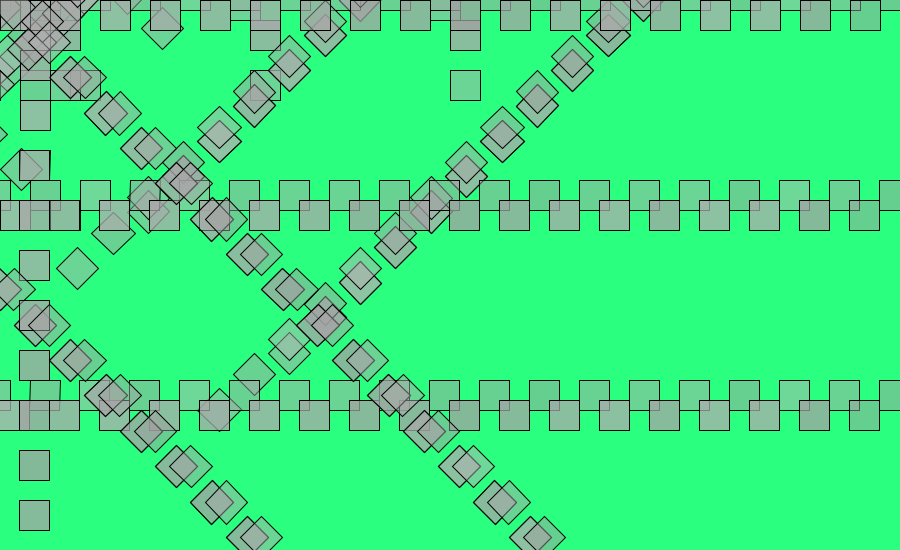
Frame 1 (no input)
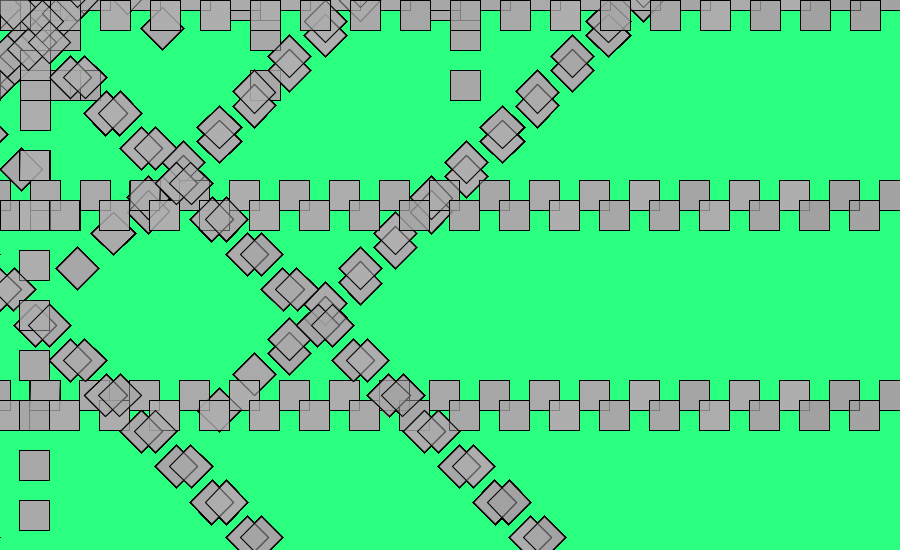
Frame 60 (the mouse pressed at the canvas centre just before this capture)
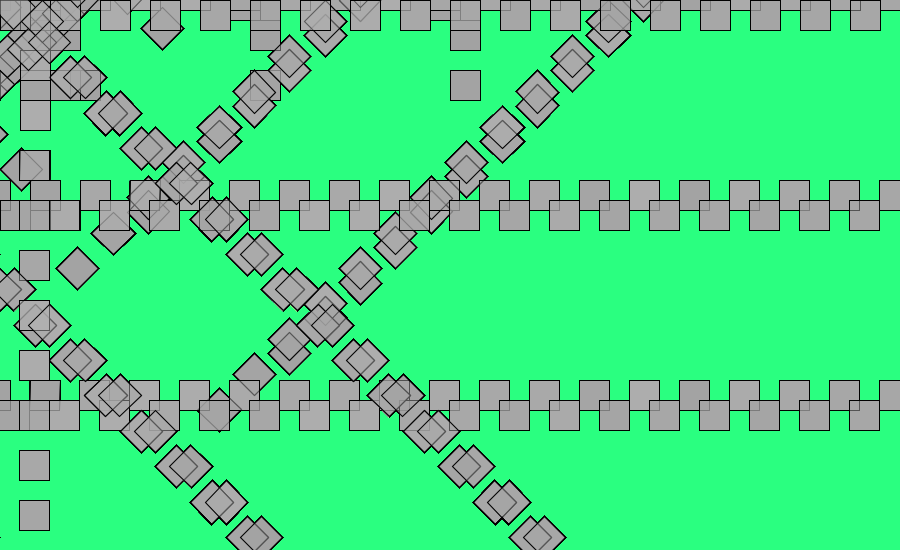
Frame 120 (the mouse held since frame 60 and released just before this capture)

The Processing sketch that drew these frames (run headless with seeded random() and noise(); from frame 60 on, the mouse is pressed at the canvas centre):

// Processing sketch: processing_163043
// ── processing_163043.pde

void setup(){
size(900,550);
rect(20,60,70,90);
background(42,0700,0200);
frameRate(8);
}

void draw(){{ 

for(int X = 0; X< 950; X = X+50){
  fill(random(160,180),0200);
 for( int Y = 0; Y < 600; Y = Y +50)
{ //fill(random(50,250),0,200);
 rect( X-20, Y-20, 30, 30);
 rotate(radians(45));
 rect( X-10, Y-10, 30, 30);
 rotate(radians(45));
 rect( X-50, Y-50, 30, 30);
 rotate(radians(45));
 rect( X-60, Y-60, 30, 30);
 rotate(radians(45));

 rect( X-100, Y-100, 30, 30);
 rotate(radians(45));
 rect( X-150, Y-120, 30, 30);
 rotate(radians(45));
}
}
}
}
